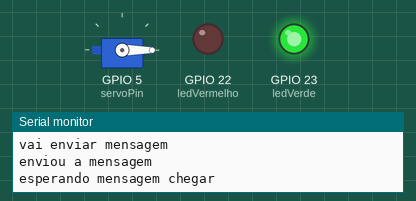
Recording of a sketch running on a simulated ESP32. On the bench: servo, output pins drawn as LEDs (lit = HIGH), the last lines printed to the serial monitor.

Above: at 1.5 s.
At 5.7 s:
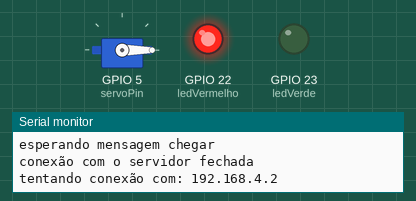
Timing chart, 0 to 6.4 s (numbered marks = the images above):
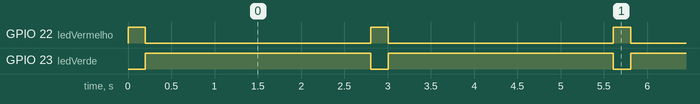

Measured:
- by itself, GPIO 22 (ledVermelho): alternates HIGH for 0.20 s and LOW for 2.6 s
- by itself, GPIO 23 (ledVerde): alternates HIGH for 2.6 s and LOW for 0.20 s

The sketch:

socketClienteEsp.ino
```cpp
#include <WiFi.h>
#include <Servo.h>

int ledVermelho = 22;
int ledVerde = 23;

//Bloco de configuração WIFI
const char* ssid = "ESP32-REDE";
const char* password =  "123456789";
IPAddress gateway;

WiFiClient client;
int number = 2;
char* host ="";

const uint16_t port = 9999;

static const int servoPin = 5;
Servo servo;

void setup() {
  Serial.begin(115200);
  servo.attach(servoPin);
  pinMode(ledVermelho, OUTPUT);
  pinMode(ledVerde, OUTPUT);
  //criando rede
  Serial.println("Criando rede...");
  WiFi.softAP(ssid, password);
  IPAddress IP = WiFi.softAPIP();
  Serial.println("AP IP address: ");
  Serial.println(IP);

  servo.write(0);
}

void loop() {
  digitalWrite(ledVermelho,HIGH);
  digitalWrite(ledVerde,LOW);
  // put your main code here, to run repeatedly:
  if(tentaConexao()== false){
    number++;
    if(number>5)
      number = 2;
    return;
  }else{
    digitalWrite(ledVermelho,LOW);
    digitalWrite(ledVerde,HIGH);
    Serial.println("conexão com o servidor concluida");
    Serial.println("vai enviar mensagem");
    client.println("esp32");
    client.flush();
    Serial.println("enviou a mensagem");
    //client.stop;
    Serial.println("esperando mensagem chegar");
    while(true){
      if(!client.connected()){//verifica se o esp ainda está conectado
        break;
      }
      delay(200);
      if(client.available()){
        char mensagem = client.read();
        Serial.println("Mensagem recebida do servidor = ");
        Serial.println(mensagem);
        moverMotor(mensagem);
      }
    }
    Serial.println("conexão com o servidor fechada");
 }
 delay(1000);

}

void moverMotor(char mensagem){
 if(mensagem == '1'){
    servo.write(178);
 }else if(mensagem == '0'){
    servo.write(0);
 }
}

bool tentaConexao(){
    mudaHost();
    if(!client.connect(host,port)){
    Serial.println("conexão falhada com o servidor");
    Serial.println("______________________________");
    //delay(4000);
    return false;
  }
  return true;
}

void mudaHost(){
  if(number == 2){
    host = "192.168.4.2";
  }else if(number == 3){
    host = "192.168.4.3";
  }else if(number == 4){
    host = "192.168.4.4";
  }else if(number == 5){
    host = "192.168.4.5";
  }

  Serial.print("tentando conexão com: ");
  Serial.println(host);
}
```
